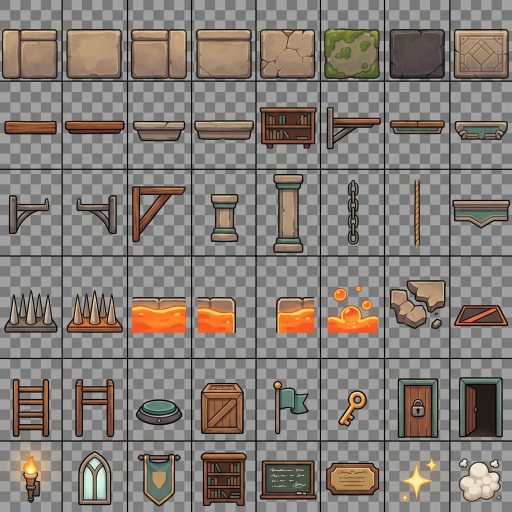
#> input picture assets/academy/games/one-room-platformer/tga-one-room-platformer-sideview-construction-pieces-concept-v0.1.png, 1024 x 1024 px, found by its file name (shown at 1/2 size)
$ python pipeline.py
#> lines starting #> are read from the running program, lines starting #| are printed output that depends on the picture; after the words box and inside, x2 and y2 are one past the last pixel; in counts of white or black regions, pixels touching at a corner belong together
import numpy as np
from PIL import Image
from scipy.ndimage import label, find_objects, binary_dilation

def clean_and_detect():
    path = 'assets/academy/games/one-room-platformer/tga-one-room-platformer-sideview-construction-pieces-concept-v0.1.png'
    out_path = 'assets/academy/games/one-room-platformer/tga-one-room-platformer-construction-pieces-cleaned-v0.1.png'
    img = Image.open(path).convert('RGBA')
    arr = np.array(img)

    # We want to remove the checkerboard and grid lines.
    # The grid lines form a perfect 128x128 grid? Let's check.
    # We can just erase a 2-pixel border around every 128x128 cell!
    # Because it's a fixed grid with explicit black borders drawn by the artist.

    for r in range(1024):
        for c in range(1024):
            if r % 128 == 0 or r % 128 == 127 or c % 128 == 0 or c % 128 == 127:
                arr[r, c, 3] = 0 # erase grid lines
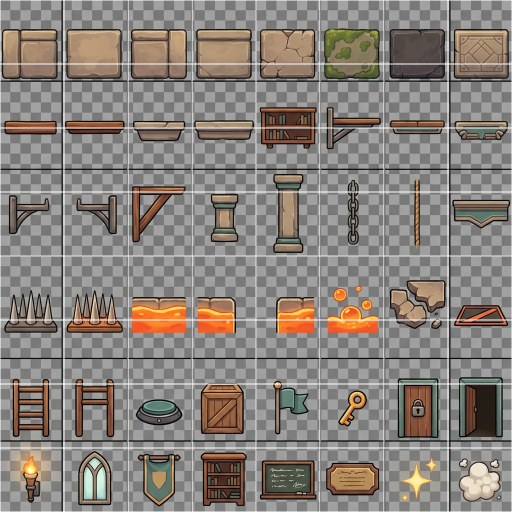
#> arr: shape (1024, 1024, 4) (shown at 1/2 size); mean R, G, B, A 132.3, 125, 118.6, 247.1; transparent parts drawn white

    # Now erase the checkerboard.
    # Let's see what the colors of the checkerboard are in the top-left cell.
    # Cell 0,0 background is transparent or gray checkerboard.
    cb_colors = {}
    for r in range(10):
        for c in range(10):
            color = tuple(arr[r+2, c+2, :3])
            cb_colors[color] = cb_colors.get(color, 0) + 1
#> after the loop, cb_colors = {(121, 121, 121): 50, (122, 122, 122): 31, (120, 120, 120): 5, (123, 123, 123): 4, (122, 120, 121): 2, (120, 122, 121): 4, (121, 123, 122): 3, (122, 124, 123): 1}
    print("Checkerboard colors near top-left:", cb_colors)
#| Checkerboard colors near top-left: {(121, 121, 121): 50, (122, 122, 122): 31, (120, 120, 120): 5, (123, 123, 123): 4, (122, 120, 121): 2, (120, 122, 121): 4, (121, 123, 122): 3, (122, 124, 123): 1}

    # Alternatively, just use the delta < 15 logic on the background, starting from the erased grid lines.
    h, w = 1024, 1024
    from collections import deque
    visited = np.zeros((h, w), dtype=bool)
    q = deque()

    for r in range(h):
        for c in range(w):
            if arr[r, c, 3] == 0:
                q.append((r, c))
                visited[r, c] = True

    while q:
        r, c = q.popleft()
        for dr, dc in [(-1,0),(1,0),(0,-1),(0,1)]:
            nr, nc = r+dr, c+dc
            if 0 <= nr < h and 0 <= nc < w and not visited[nr, nc]:
                # If the color is grayscale checkerboard
                color = arr[nr, nc]
                mx, mn = int(max(color[:3])), int(min(color[:3]))
                if mx - mn < 20 and mx > 100 and mx < 200:
                    # Checkerboard is typically mid-gray.
                    visited[nr, nc] = True
                    arr[nr, nc, 3] = 0
                    q.append((nr, nc))
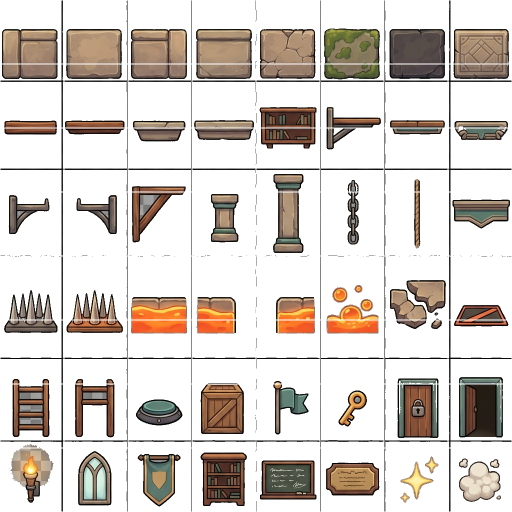
#> arr: shape (1024, 1024, 4) (shown at 1/2 size); mean R, G, B, A 132.3, 125, 118.6, 77.2; transparent parts drawn white
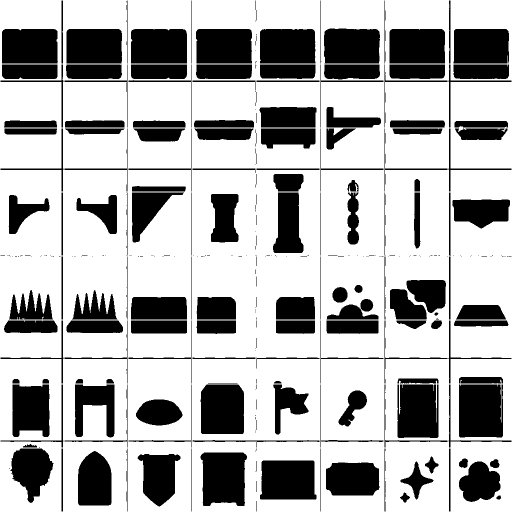
#> visited: shape (1024, 1024) bool (shown at 1/2 size); 69.7% white; 314 black regions (145 under 20 px), largest, box (x1, y1, x2, y2) and area: (918, 769, 1006, 875) 9140, (401, 905, 494, 1012) 8670, (795, 769, 877, 876) 8441

    # Also erase the black grid lines that might have bled inside.
    # We can just run the sprite detection now!
    out_img = Image.fromarray(arr)
    out_img.save(out_path)

    # Sprite detection
    mask = arr[:, :, 3] > 0
    struct = np.ones((5, 5), dtype=bool) # small dilation
    dilated_mask = binary_dilation(mask, structure=struct, iterations=1)
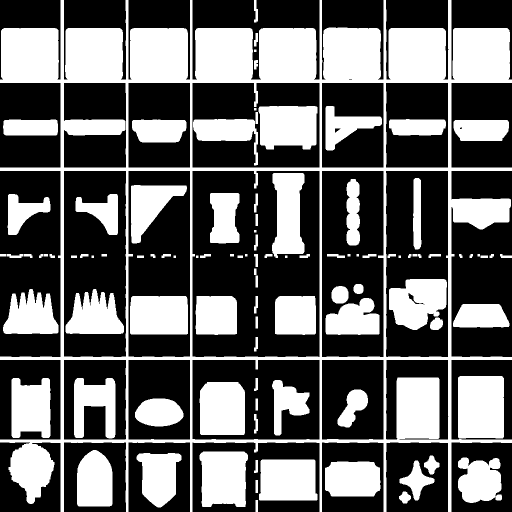
#> dilated_mask: shape (1024, 1024) bool (shown at 1/2 size); 39.2% white; 102 white regions, largest, box (x1, y1, x2, y2) and area: (0, 0, 1024, 1024) 185041, (916, 752, 1008, 877) 11416, (399, 903, 496, 1014) 9551

    labeled_array, num_features = label(dilated_mask)
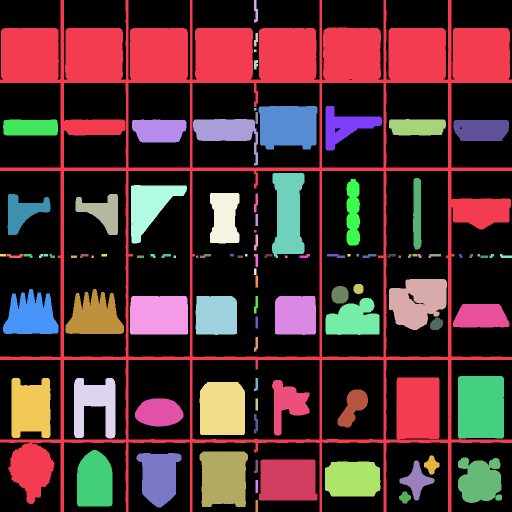
#> labeled_array: shape (1024, 1024) int32 (shown at 1/2 size); 103 distinct labels, from 0 to 102; one colour per label, 0 black
#> num_features = 102
    objects = find_objects(labeled_array)
#> objects = 102 items

    print(f"Detected {num_features} pieces.")
#| Detected 102 pieces.

clean_and_detect()

$ run again, with assets/academy/games/one-room-platformer/tga-one-room-platformer-sideview-construction-pieces-concept-v0.2.png copied over assets/academy/games/one-room-platformer/tga-one-room-platformer-sideview-construction-pieces-concept-v0.1.png
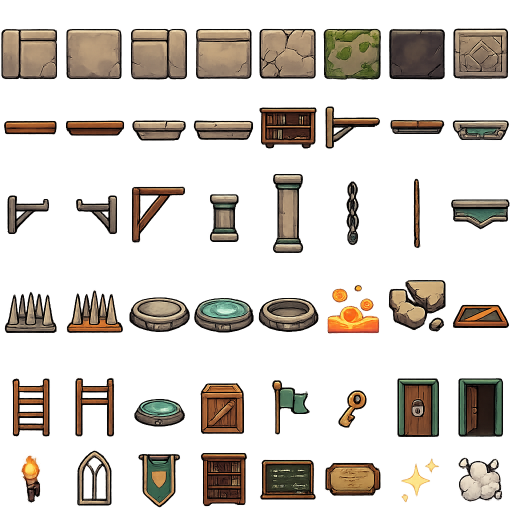
#> input picture assets/academy/games/one-room-platformer/tga-one-room-platformer-sideview-construction-pieces-concept-v0.2.png, 1024 x 1024 px, found by its file name (shown at 1/2 size)
#> in clean_and_detect, img is the input picture: PIL image 1024x1024 RGBA; mean R, G, B, A 110.5, 88.2, 65.6, 71.4
#> after the loop in clean_and_detect, `for r in range(10):`: cb_colors = 48 items
#> (printed output is left out)
#> after the loop in clean_and_detect, `while q:`:
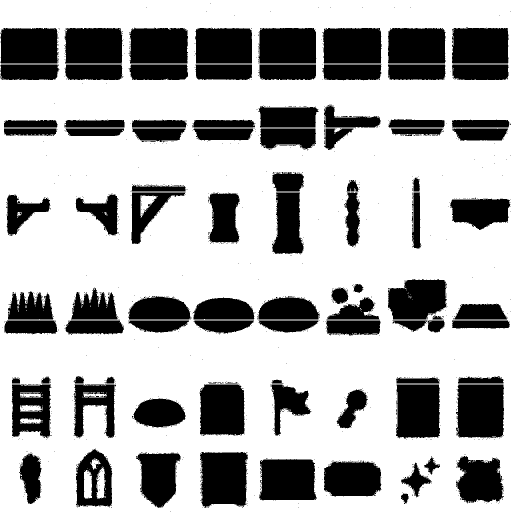
#> visited: shape (1024, 1024) bool (shown at 1/2 size); 69.9% white; 1397 black regions (1304 under 20 px), largest, box (x1, y1, x2, y2) and area: (912, 769, 1008, 876) 9615, (400, 904, 496, 1016) 9341, (792, 769, 880, 879) 8915
#> dilated_mask: shape (1024, 1024) bool; 36.7% white; 134 white regions, largest, box (x1, y1, x2, y2) and area: (255, 590, 641, 671) 24238, (641, 54, 766, 164) 13030, (255, 52, 378, 162) 12920
#> in clean_and_detect, `labeled_array, num_features = label(dilated_mask)`:
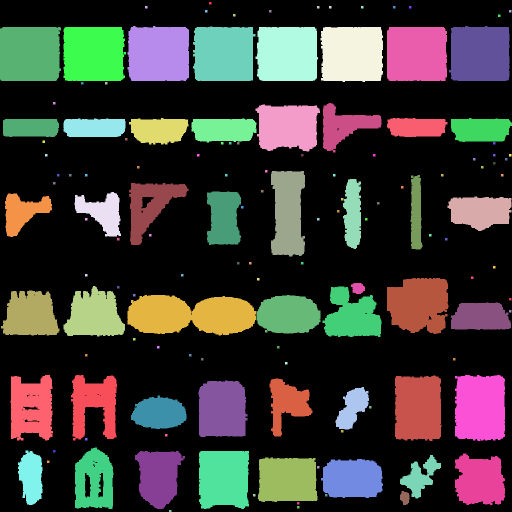
#> labeled_array: shape (1024, 1024) int32 (shown at 1/2 size); 136 distinct labels, from 0 to 135; one colour per label, 0 black
#> num_features = 135
#> objects = 135 items
#| Detected 135 pieces.
